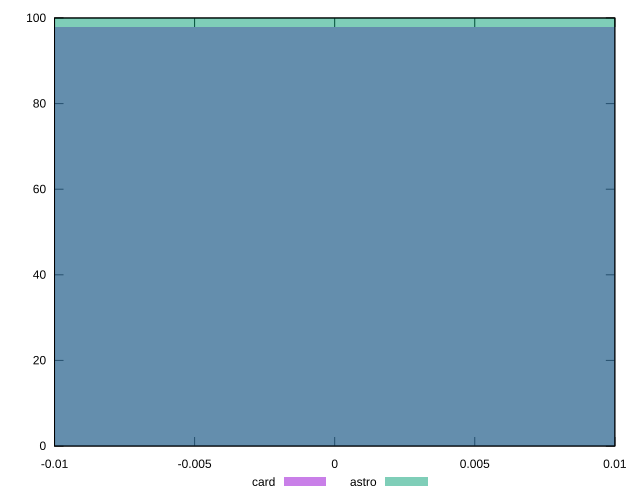

Write the gnuplot code that produced this figure.
reset

$card <<EOF
0 98
EOF

$astro <<EOF
0 100
EOF

set key outside below
set boxwidth 0.1
set xrange [-0.01:0.01]
set yrange [0:100]
set trange [0:100]
set style fill transparent solid 0.5 noborder
set terminal svg size 640, 500 enhanced background rgb 'white'
set output "report/report_00029_2021-02-24T13-36-40.390Z/unminified-css/comparison/histogram/2_vs_3.svg"

plot $card title "card" with boxes, \
     $astro title "astro" with boxes

reset
